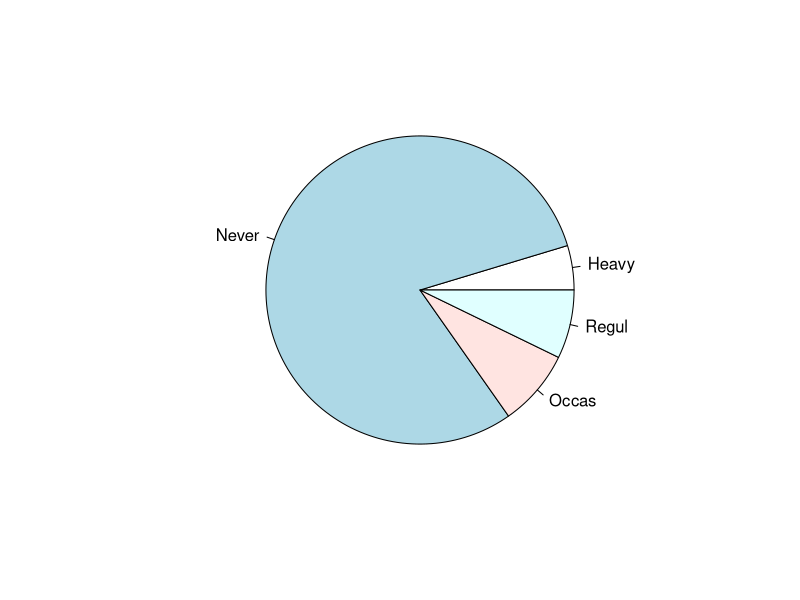
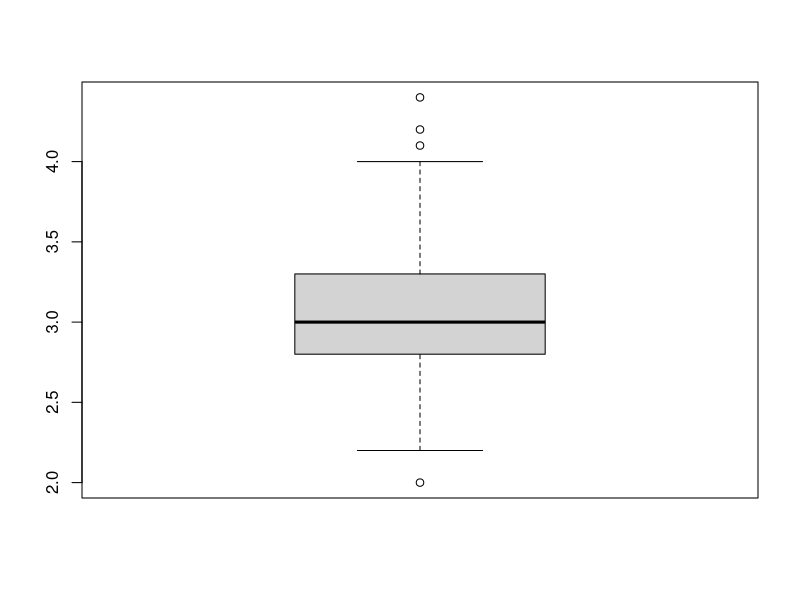
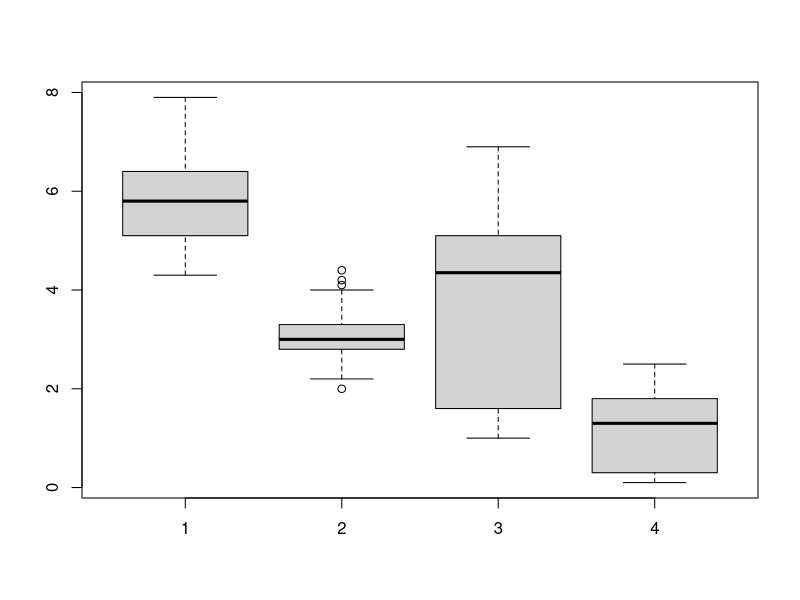
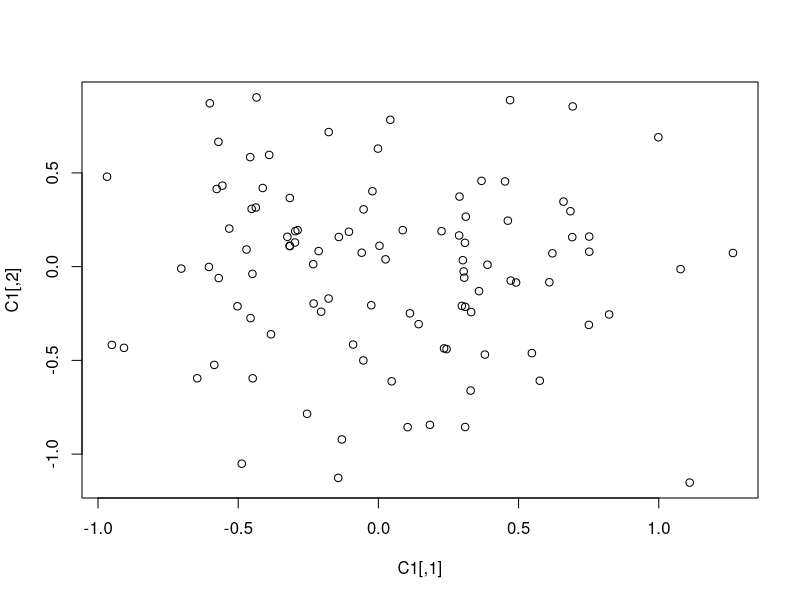
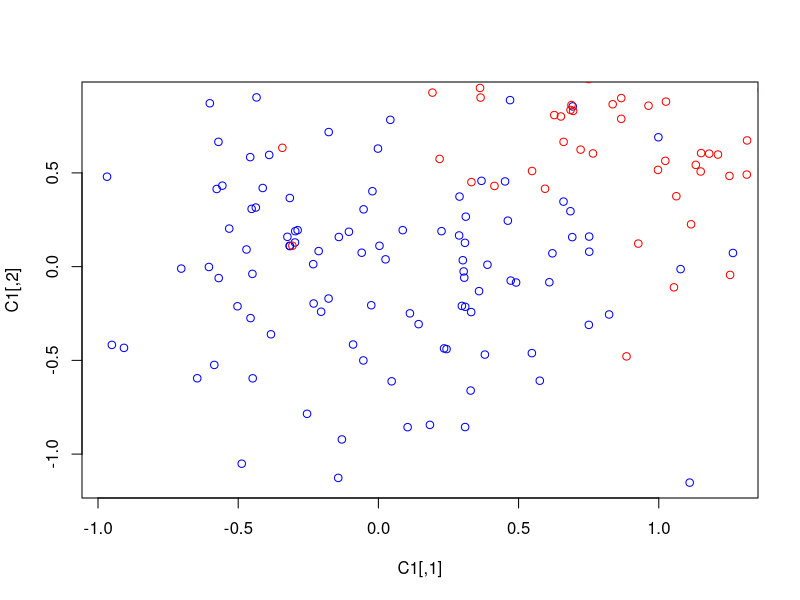
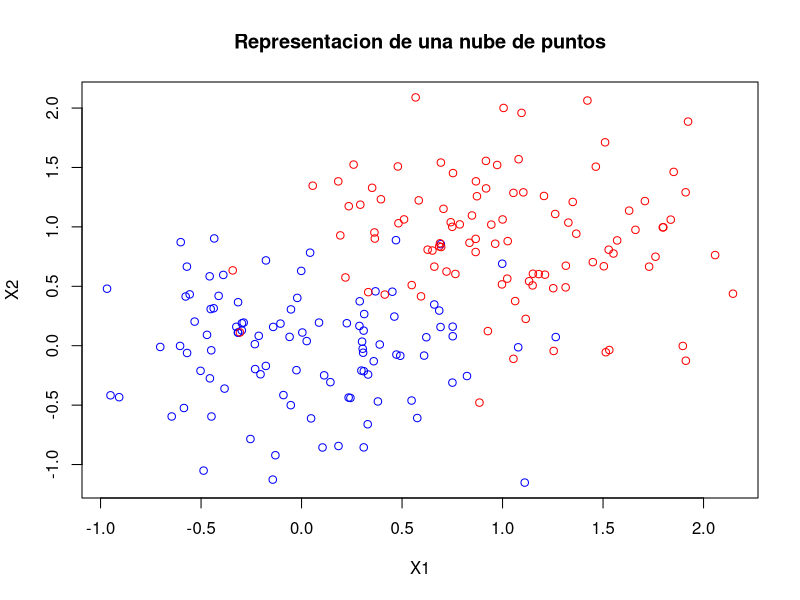
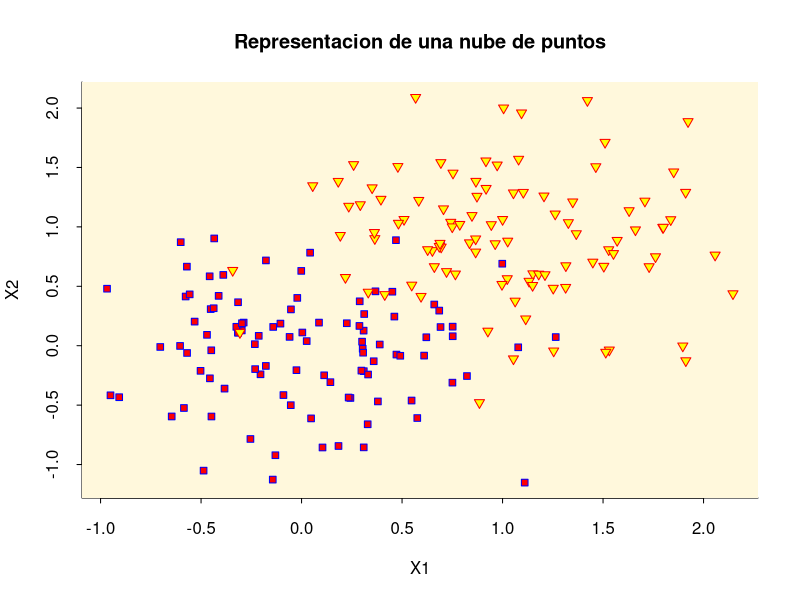
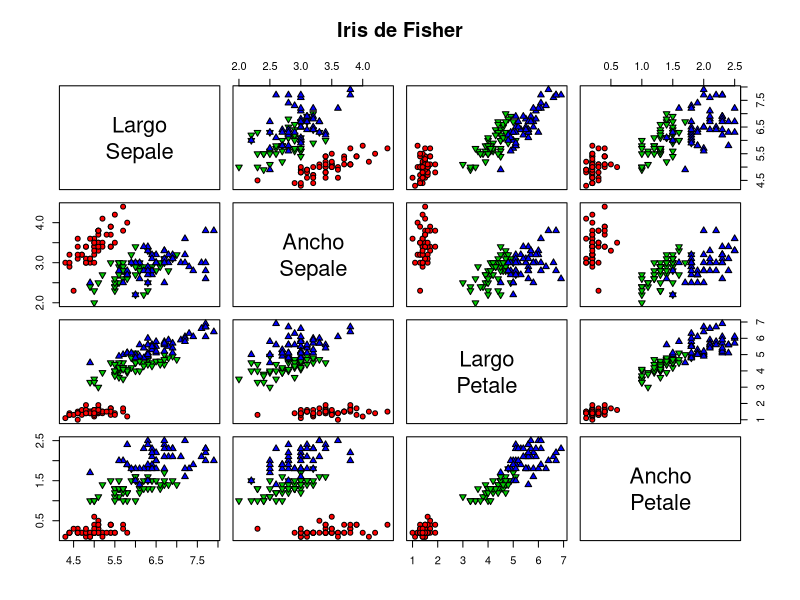

These figures' R source, in order:
## ---- chunk 1
library(MASS)
data(survey)
names(survey)



# Se hace un grafico
pie(table(survey$Smoke))
## ---- chunk 2
# Se cargan los datos de iris
data(iris)


# Se realiza un grafico de caja
boxplot(iris$Sepal.Width)

boxplot(iris$Sepal.Length, iris$Sepal.Width, iris$Petal.Length, iris$Petal.Width)

## ---- chunk 3
# Se ven las instrucciones de la funcion boxplot
?boxplot

## ---- chunk 4
C1 <- matrix(rnorm(200, sd = 0.5), ncol = 2)
C2 <- matrix(rnorm(200, mean = 1, sd = 0.5), ncol = 2)

# Se unen las matrices
mat <- rbind(C1, C2)
## ---- chunk 5
plot(C1)

plot(C1, col = "blue")
# Se añaden los puntos de C2
points(C2, col = "red")
## ---- chunk 6
plot(C1,
    col = "blue",
    xlim = range(mat[, 1]),
    ylim = range(mat[, 2]),
    main = "Representacion de una nube de puntos",
    xlab = "X1", ylab = "X2"
)
points(C2, col = "red")
## ---- chunk 7
plot(1,
    xlim = range(mat[, 1]),
    ylim = range(mat[, 2]),
    main = "Representacion de una nube de puntos",
    xlab = "X1", ylab = "X2",
    bty = "l", tcl = -.25
)
rect(-3, -3, 3, 3, col = "cornsilk")
points(C1, col = "blue", pch = 22, bg = "red")
points(C2, col = "red", pch = 25, bg = "yellow")
## ---- chunk 8
plot(iris[, 1:4],
    bg = c("red", "green3", "blue")[iris[, 5]],
    pch = c(21, 25, 24)[iris[, 5]],
    main = "Iris de Fisher",
    labels =
        c(
            "Largo\nSepale",
            "Ancho\nSepale",
            "Largo\nPetale",
            "Ancho\nPetale"
        )
)

## ---- chunk 9
plot(survey$Wr.Hnd, survey$NW.Hnd, pch = ifelse(survey$Sex == "Male", 1, 19))
legend("topleft", inset = 0.01, c("Hombre", "Mujer"), pch = c(1, 19))
## ---- chunk 10
hist(survey$Height,
    col = grey(0.9),
    border = grey(0.2),
    main = paste("Talla de", nrow(survey), "estudiantes"),
    xlab = "Talla [cm]",
    ylab = "Número",
    labels = TRUE,
    las = 1,
    ylim = c(0, 50)
)

## ---- chunk 11
hist(survey$Height,
    col = grey(0.9), border = grey(0.2),
    main = paste("Talla de", nrow(survey), "estudiantes"),
    xlab = "Talla [cm]", proba = TRUE
)
x <- seq(
    from = min(survey$Height, na.rm = T),
    to = max(survey$Height, na.rm = T), length = 100
)
lines(x, dnorm(
    x, mean(survey$Height, na.rm = TRUE),
    sd(survey$Height, na.rm = TRUE)
))
mtext("Ajuste (dudoso) a una distribuci´on normal")
## ---- chunk 12
hist(survey$Height,
    col = grey(0.9), border = grey(0.2),
    main = paste("Talla de", nrow(survey), "estudiantes"),
    xlab = "Talla [cm]",
    proba = TRUE,
    breaks = seq(from = 150, to = 200, length = 15)
)
## ---- chunk 13
isohist <- function(x, nclass, ...) {
    breaks <- quantile(x, 
        seq(from = 0,
        to = 1,
        length = nclass + 1),
        na.rm = TRUE)
    invisible(hist(x, breaks = breaks, ...))
}
isohist(survey$Height, 10,
    col = grey(0.9), border = grey(0.2),
    main = paste("Talla de", nrow(survey), "estudiantes"),
    xlab = "Talla [cm]", proba = TRUE
)
